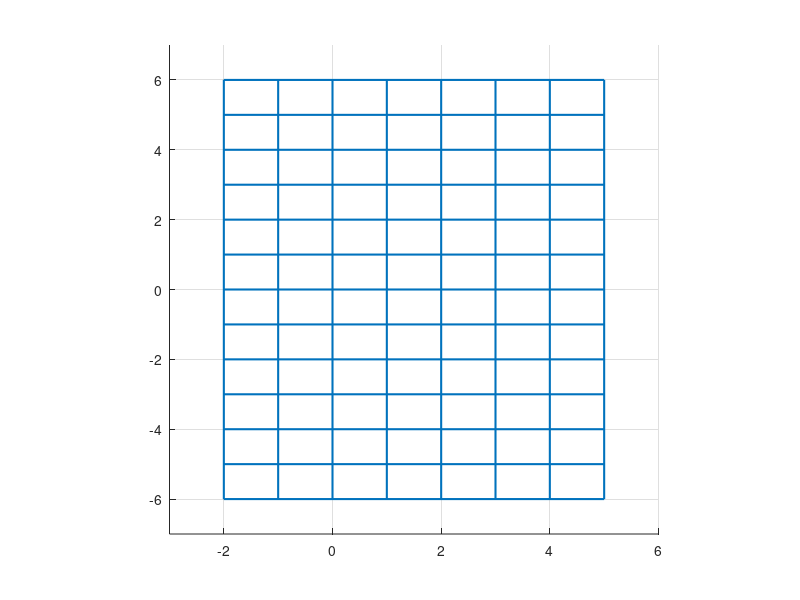

The MATLAB script that drew this image: (Note: this script raises an error after producing the figure.)
close all;
xRange = -2:5; %grid x range
yRange = -6:6; %grid y range

figure; hold on;

%draw the grid
b = [min(yRange) max(yRange)];
for i=1:length(xRange)
    line( [xRange(i) xRange(i)],b, 'LineWidth', 1.5);   
end
a = [min(xRange), max(xRange)];
for i=1:length(yRange)
    line(a, [yRange(i), yRange(i)], 'LineWidth', 1.5)
end
axis([-3 6 -7 7]); 
axis square;
grid on;

%mark landmarks in the world
for i=1:size(Landmark_Groundtruth,1)
    xL = Landmark_Groundtruth(i, 2);
    yL = Landmark_Groundtruth(i,3);
    obsX = xRange(find(xRange < xL, 1, 'last' ));
    obsY = yRange(find(yRange < yL, 1, 'last' ));
    rectangle('Position',[obsX, obsY, 1,1], 'FaceColor', 'k');
end
xlabel('World X Axis (m)');
ylabel('World Y Axis (m)');
title('Occupancy Grid and Paths - Q3');